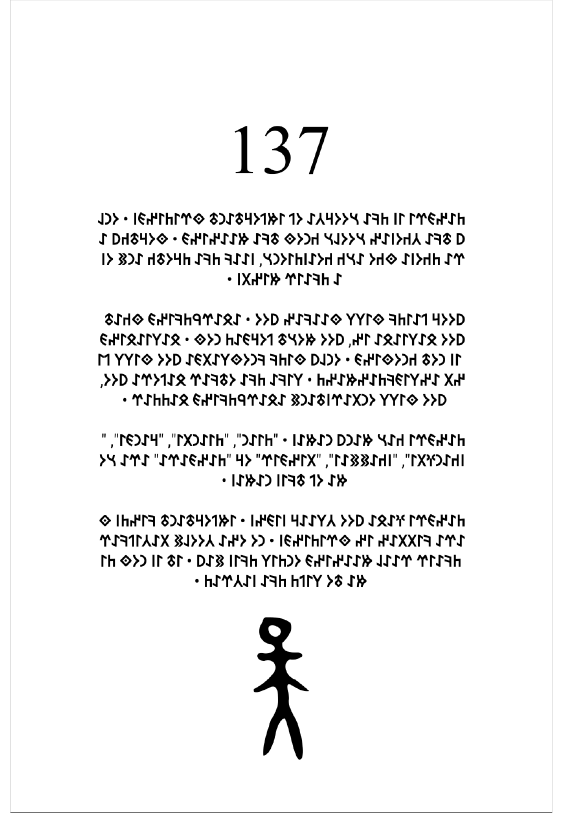
#> input picture consecutive_reading/pages_png/page-01.png, 1125 x 1625 px, found by its file name (shown at 1/2 size); its folder holds only this picture in this run
$ python find_blanks.py
#> lines starting #> are read from the running program, lines starting #| are printed output that depends on the picture; after the words box and inside, x2 and y2 are one past the last pixel; in counts of white or black regions, pixels touching at a corner belong together
#!/usr/bin/env python3
"""
Find empty / non-text regions on each page by:
  1) loading the PNG,
  2) building a binary mask of "ink" (non-white) pixels,
  3) inverting and finding connected white components,
  4) keeping only those components that are inside the page content area
     and have a non-trivial size.

Outputs bbox/empty_zones/p{NN}.json with regions, plus crops for inspection.
"""
import json
from pathlib import Path
import numpy as np
from PIL import Image
from scipy import ndimage

ROOT = Path("/run/media/julian/ML4/tengri137/consecutive_reading")
PNG_DIR = ROOT / "pages_png"
OUT_E = ROOT / "bbox" / "empty_zones"
OUT_C = ROOT / "bbox" / "crops"
OUT_E.mkdir(parents=True, exist_ok=True)
OUT_C.mkdir(parents=True, exist_ok=True)

# rough content area (excludes white margins)
CONTENT = {"left": 80, "top": 200, "right": 1045, "bottom": 1500}

def detect_ink(img):
    """Return a boolean mask: True = ink, False = white."""
    g = img.convert("L")
    a = np.array(g)
    return a < 200  # anything darker than light grey = ink

def find_blank_regions(img):
    """Find two kinds of blanks:
       A) big "outer" regions (margins between text blocks, full-line gaps)
       B) small interior blanks (white holes inside glyphs, very compact)
    """
    ink = detect_ink(img)
    blank = ~ink
    lbl, n = ndimage.label(blank)
    regions = []
    for i in range(1, n + 1):
        ys, xs = np.where(lbl == i)
        area = len(ys)
        x0, x1 = xs.min(), xs.max()
        y0, y1 = ys.min(), ys.max()
        w, h = x1 - x0 + 1, y1 - y0 + 1
        if w < 8 or h < 8:
            continue
        if w * h < 64:
            continue
        is_outer_margin = (
            (x0 < 50 and w > 800) or
            (x1 > 1075 and w > 800) or
            (y0 < 50 and h > 1400)
        )
        if is_outer_margin:
            continue
        regions.append({
            "left": int(x0), "top": int(y0),
            "width": int(w), "height": int(h),
            "area_px": int(area),
            "bbox_area": int(w * h),
            "fill_ratio": float(area / max(1, w * h)),
            "kind": "outer" if w * h > 4000 else "inner",
        })
    return regions

def detect_red_text(img):
    """Return bbox of red text regions (red ink mask)."""
    a = np.array(img.convert("RGB"))
    r, g, b = a[..., 0], a[..., 1], a[..., 2]
    # red: r high, g/b low
    red = (r > 150) & (g < 100) & (b < 100)
    lbl, n = ndimage.label(red)
    regions = []
    for i in range(1, n + 1):
        ys, xs = np.where(lbl == i)
        if len(ys) < 20:
            continue
        x0, x1 = xs.min(), xs.max()
        y0, y1 = ys.min(), ys.max()
        w, h = x1 - x0 + 1, y1 - y0 + 1
        if w < 10 or h < 10:
            continue
        regions.append({
            "left": int(x0), "top": int(y0),
            "width": int(w), "height": int(h),
            "area_px": int(len(ys)),
        })
    # Merge nearby regions on the same horizontal line
    return regions

for i in range(1, 24):
    pth = PNG_DIR / f"page-{i:02d}.png"
    if not pth.exists():
        continue
    img = Image.open(pth)
#> img is the input picture: PIL image 1125x1625 RGB; min 0, max 255, mean 241.1
    blanks = find_blank_regions(img)
#> in detect_ink, `return a < 200`:
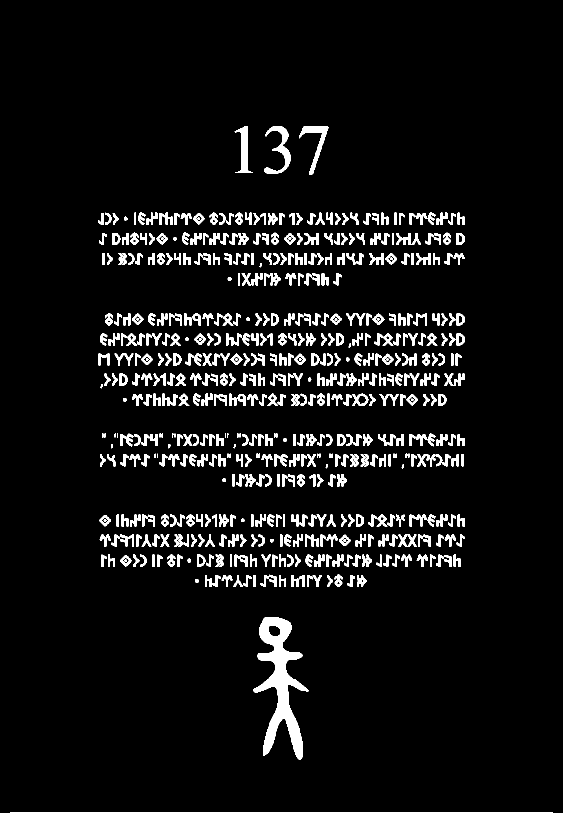
#> returned value: shape (1625, 1125) bool (shown at 1/2 size); 6.2% white; 574 white regions (8 under 20 px), largest, box (x1, y1, x2, y2) and area: (507, 1234, 618, 1520) 11303, (529, 252, 582, 348) 1644, (598, 253, 657, 349) 1389
#> in find_blank_regions, `blank = ~ink`:
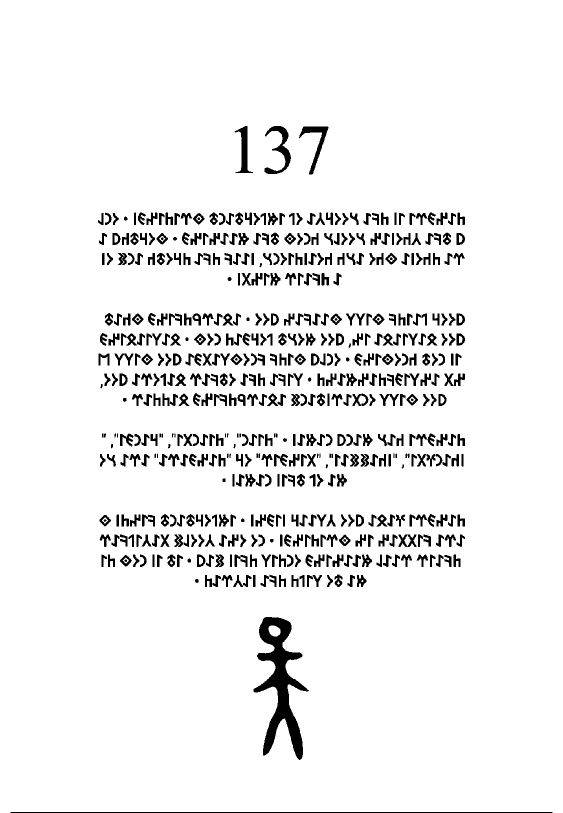
#> blank: shape (1625, 1125) bool (shown at 1/2 size); 93.8% white; 574 black regions (8 under 20 px), largest, box (x1, y1, x2, y2) and area: (507, 1234, 618, 1520) 11303, (529, 252, 582, 348) 1644, (598, 253, 657, 349) 1389
#> in find_blank_regions, `lbl, n = ndimage.label(blank)`:
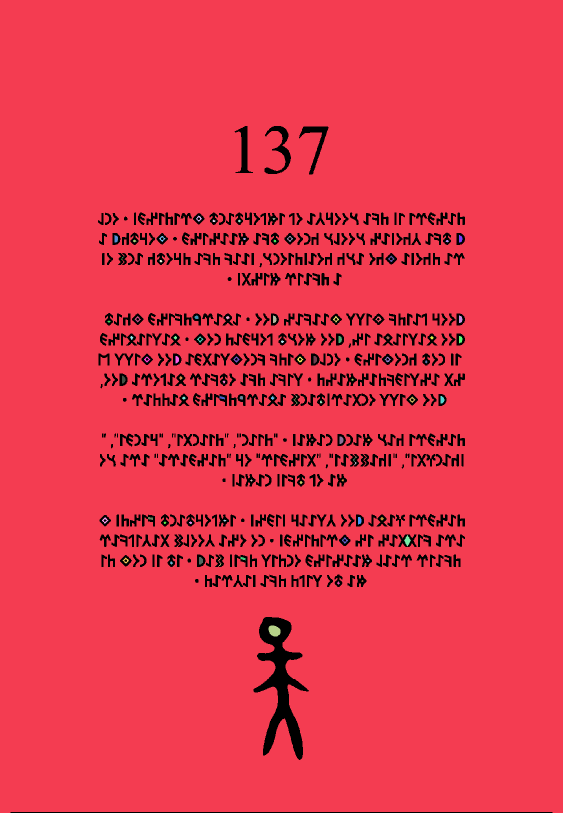
#> lbl: shape (1625, 1125) int32 (shown at 1/2 size); 90 distinct labels, from 0 to 89; one colour per label, 0 black
#> in find_blank_regions, `lbl, n = ndimage.label(blank)`: n = 89
#> the loop in find_blank_regions, `for i in range(1, n + 1):` made 89 passes
#> (area, x0, x1, y0, y1, w, h) on passes 4, 5, 6, 7, 11, 12, 13, 19, 21, 22, 23, 25: (20, 425, 430, 439, 443, 6, 5), (20, 476, 481, 439, 444, 6, 6), (88, 229, 235, 470, 484, 7, 15), (83, 918, 924, 470, 484, 7, 15), (23, 266, 272, 479, 484, 7, 6), (22, 547, 552, 479, 484, 6, 6), (21, 891, 897, 480, 484, 7, 5), (20, 319, 324, 520, 524, 6, 5), (46, 389, 396, 631, 637, 8, 7), (86, 546, 552, 631, 645, 7, 15), (84, 918, 924, 631, 645, 7, 15), (32, 452, 458, 632, 638, 7, 7)
#> (area, x0, x1, y0, y1, w, h, is_outer_margin) on passes 1, 2, 8, 9, 14, 24: (1711413, 0, 1124, 0, 1624, 1125, 1625, True), (61, 392, 403, 431, 443, 12, 13, False), (59, 318, 330, 472, 483, 13, 12, False), (60, 574, 585, 472, 483, 12, 12, False), (67, 776, 788, 511, 523, 13, 13, False), (63, 269, 281, 632, 644, 13, 13, False)
#> after the loop in find_blank_regions, `for i in range(1, n + 1):`: regions = 22 items
#> blanks = 22 items
    reds = detect_red_text(img)
#> in detect_red_text, `red = (r > 150) & (g < 100) & (b < 100)`: red: shape (1625, 1125) bool; every value is 0
#> in detect_red_text, `lbl, n = ndimage.label(red)`: lbl: shape (1625, 1125) int32; every value is 0
#> in detect_red_text, `lbl, n = ndimage.label(red)`: n = 0
#> after the loop in detect_red_text, `for i in range(1, n + 1):`: regions = []
#> reds = []
    out = {"page": f"p{i:02d}", "blank_regions": blanks, "red_text_regions": reds}
    (OUT_E / f"p{i:02d}.json").write_text(
        json.dumps(out, indent=2, ensure_ascii=False))
    # Save crops of blank regions for visual inspection
    for j, b in enumerate(blanks):
        # Add 20px padding
        x0 = max(0, b["left"] - 20)
        y0 = max(0, b["top"] - 20)
        x1 = min(img.size[0], b["left"] + b["width"] + 20)
        y1 = min(img.size[1], b["top"] + b["height"] + 20)
        crop = img.crop((x0, y0, x1, y1))
        crop.save(OUT_C / f"p{i:02d}_blank_{j:02d}.png")
#> this loop made 22 passes
#> (x0, y0, x1, y1) on passes 1 to 12: (372, 411, 424, 464), (298, 452, 351, 504), (554, 452, 606, 504), (756, 491, 809, 544), (249, 612, 302, 665), (646, 612, 698, 665), (731, 613, 783, 665), (374, 653, 427, 705), (268, 693, 321, 745), (447, 693, 499, 745), (574, 693, 627, 745), (749, 693, 802, 745)
#> pass 1, `crop = img.crop((x0, y0, x1, y1))`:
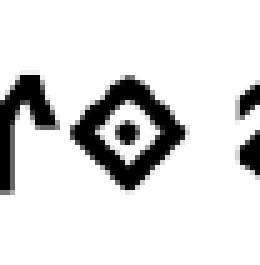
#> crop: PIL image 52x53 RGB (shown 5 times larger); min 0, max 255, mean 220.2
#> pass 2, `crop = img.crop((x0, y0, x1, y1))`:
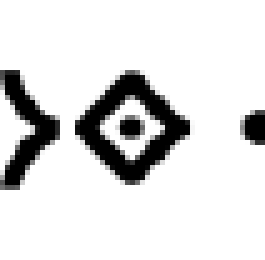
#> crop: PIL image 53x52 RGB (shown 5 times larger); min 0, max 255, mean 221.6
#> pass 3, `crop = img.crop((x0, y0, x1, y1))`:
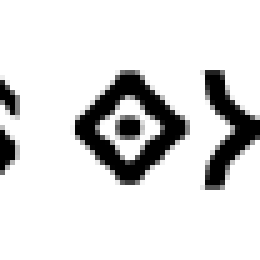
#> crop: PIL image 52x52 RGB (shown 5 times larger); min 0, max 255, mean 219.9
#> after the loop:
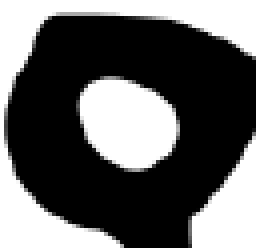
#> crop: PIL image 64x62 RGB (shown 4 times larger); min 0, max 255, mean 98.3
    for j, r in enumerate(reds):
        x0 = max(0, r["left"] - 20)
        y0 = max(0, r["top"] - 20)
        x1 = min(img.size[0], r["left"] + r["width"] + 20)
        y1 = min(img.size[1], r["top"] + r["height"] + 20)
        crop = img.crop((x0, y0, x1, y1))
        crop.save(OUT_C / f"p{i:02d}_red_{j:02d}.png")
#> this loop made 0 passes
    print(f"p{i:02d}: {len(blanks)} blanks, {len(reds)} red regions")
#| p01: 22 blanks, 0 red regions
